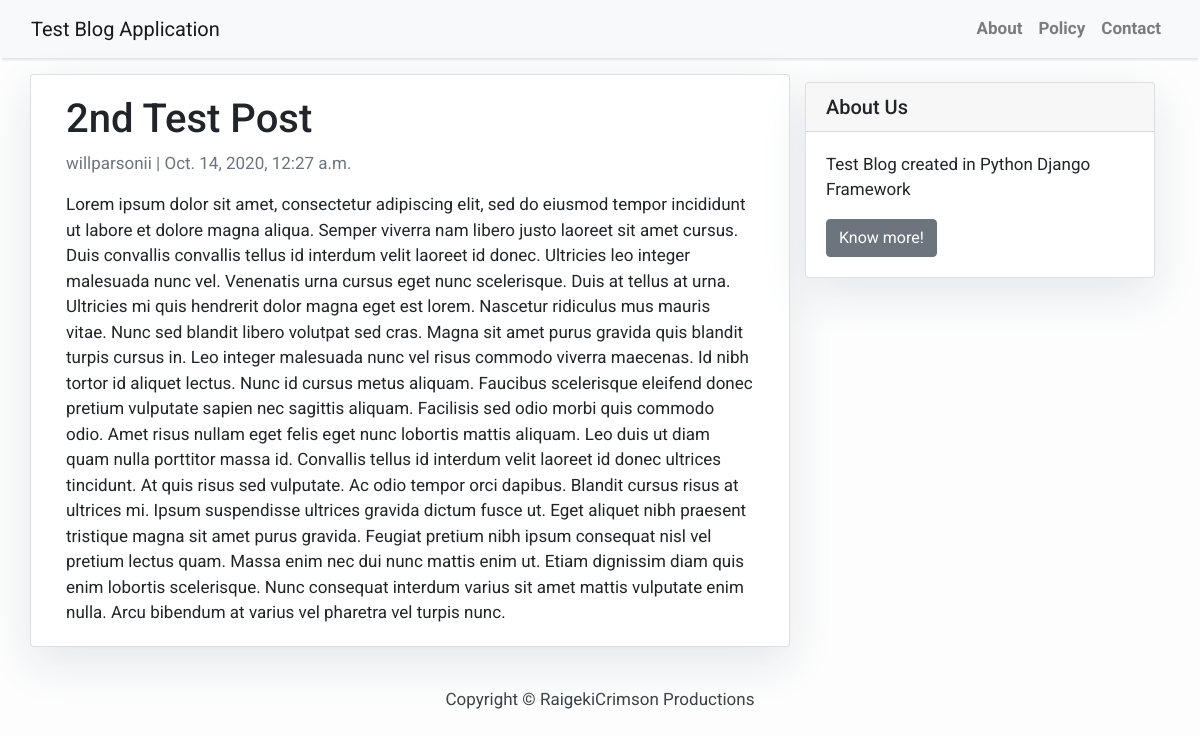
The app's page /2nd-test-post/ with its own data.
### blog/models.py (models this page shows)
class Post(models.Model):
    title = models.CharField(max_length=200, unique=True)
    slug = models.SlugField(max_length=200, unique=True)
    author = models.ForeignKey(User, on_delete=models.CASCADE, related_name='blog_posts')
    updated_on = models.DateTimeField(auto_now=True)
    content = models.TextField()
    created_on = models.DateTimeField(auto_now_add=True)
    status = models.IntegerField(choices=STATUS, default=0)
    class Meta:
        ordering = ['-created_on']

### blog/views.py (the view)
# urls.py: path('<slug:slug>/', views.PostDetail.as_view(), name='post_detail'),
class PostDetail(generic.DetailView):
    model = Post
    template_name = 'post_detail.html'

### templates/post_detail.html
{% extends 'base.html' %} {% block content %}
<div class="container">
  <div class="row">
    <div class="col-md-8 card mb-4  mt-3 left  top">
      <div class="card-body">
        <h1>{% block title %} {{ object.title }} {% endblock title %}</h1>
        <p class=" text-muted">{{ post.author }} | {{ post.created_on }}</p>
        <p class="card-text ">{{ object.content | safe }}</p>
      </div>
    </div>
    {% block sidebar %} {% include 'sidebar.html' %} {% endblock sidebar %}
  </div>
</div>
{% endblock content %}

### templates/base.html (style rules this page uses)
body { font-family: "Roboto", sans-serif; font-size: 17px; background-color: #fdfdfd; }

### templates/sidebar.html (style rules this page uses)
.card { box-shadow: 0 16px 48px #E3E7EB; }

### records on screen
Post: title "2nd Test Post", author "willparsonii", created_on "Oct. 14, 2020, 12:27 a.m.", content "Lorem ipsum dolor sit amet, consectetur adipiscing elit, sed do eiusmod tempor incididunt ut labore et dolore magna aliqua. Semper viverra nam libero justo laoreet sit amet cursus. Duis convallis convallis tellus id interdum velit laoreet id donec. Ultricies leo integer malesuada nunc vel. Venenatis urna cursus eget nunc scelerisque. Duis at tellus at urna. Ultricies mi quis hendrerit dolor magna eget est lorem. Nascetur ridiculus mus mauris vitae. Nunc sed blandit libero volutpat sed cras. Magna sit amet purus gravida quis blandit turpis cursus in. Leo integer malesuada nunc vel risus commodo viverra maecenas. Id nibh tortor id aliquet lectus. Nunc id cursus metus aliquam. Faucibus…"
